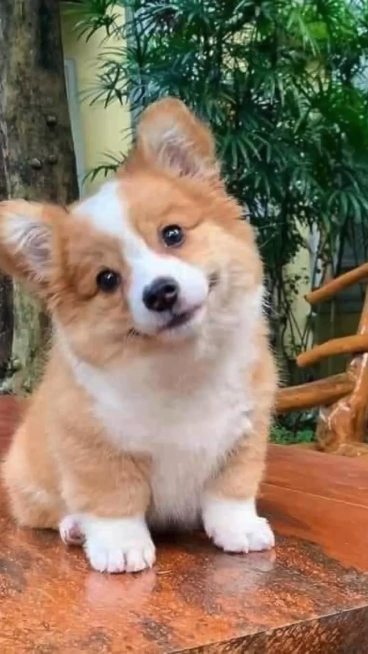
#> input picture OpenCV/puppy.jpeg, 736 x 1308 px (shown at 1/2 size)
$ python Operations.py
#> lines starting #> are read from the running program, lines starting #| are printed output that depends on the picture
import cv2

image = cv2.imread('puppy.jpeg')
#> image is the input picture: shape (1308, 736, 3); mean B, G, R 98.4, 120.2, 139.9

print("Original Image size:",image.shape)               # in .shape height, width
#| Original Image size: (1308, 736, 3)
cv2.imshow('original image', image)

'''
resized_img = cv2.resize(image, (500,560))          # width, height
print("Resized Image Shape:", resized_img.shape)
cv2.imshow('Resized img', resized_img)
'''

crop_img = image[250: 800, 0: 700]
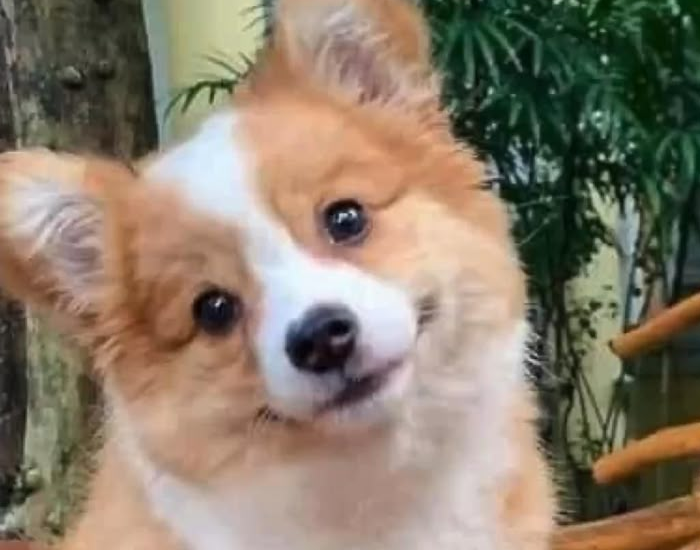
#> crop_img: shape (550, 700, 3); mean B, G, R 106.1, 123.7, 136.8
cv2.imshow('Cropped img', crop_img)
cv2.waitKey(0)

$ run again, with OpenCV/img.jpeg copied over OpenCV/puppy.jpeg
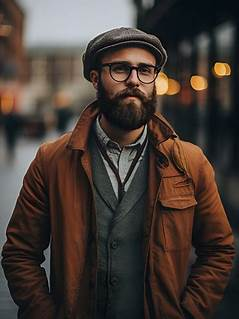
#> input picture OpenCV/img.jpeg, 239 x 319 px
#> image is the input picture: shape (319, 239, 3); mean B, G, R 53.5, 59.6, 70.7
#| Original Image size: (319, 239, 3)
#> `crop_img = image[250: 800, 0: 700]`:
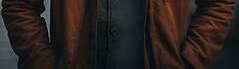
#> crop_img: shape (69, 239, 3); mean B, G, R 29.7, 32.8, 40.3
